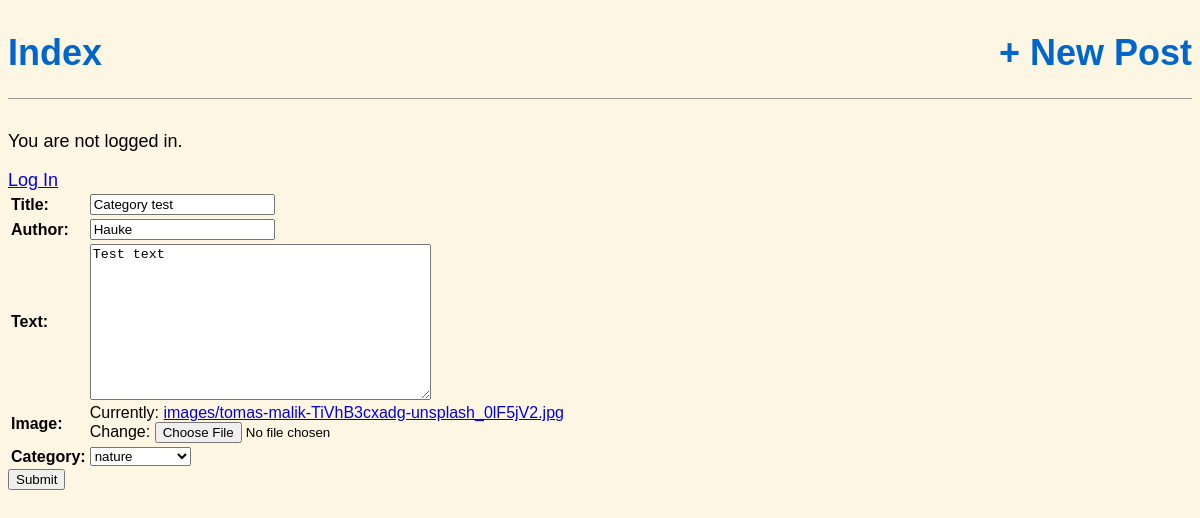
Screenshot of /update/6/ with the database file from the repository.
### posts/models.py (models this page shows, shortened)
class Post(models.Model):
    title = models.CharField(max_length=250)
    date = models.DateField(auto_now_add=True)
    author = models.CharField(max_length=250)
    text = models.TextField()
    image = models.ImageField(upload_to="images/")
    category = models.ForeignKey(
        "Category", on_delete=models.CASCADE, null=True, blank=True
    )

### posts/views.py (the view)
# urls.py: path('update/<int:pk>/', update_post, name='update_post'),
def update_post(request, pk):
    context = {}
    post = get_object_or_404(Post, pk=pk)
    form = PostForm(request.POST or None, instance=post)
    if form.is_valid():
        form.save()
        return HttpResponseRedirect("/")
    context["form"] = form
    return render(request, "update_post.html", context)

### posts/forms.py
class PostForm(forms.ModelForm):
    class Meta:
        model = Post
        fields = '__all__'

### posts/models.py (called while the page is built)
    def __str__(self):
        return self.name

### templates/update_post.html (shortened to what this page needs)
{% extends 'base.html' %}
{% block content %}
<form method="post">
    <table>
        {{form.as_table}}
    </table>
    <input type="submit">
</form>
{% endblock content %}

### static/css/base.css (style rules this page uses)
body { font-family: 'Source Sans Pro', sans-serif; font-size: 18px; }
html { background-color: #fdf6e3; }
th { text-align: left; }

### rows the page displays
Post: title "Category test", author "Hauke", text "Test text", category "nature"
